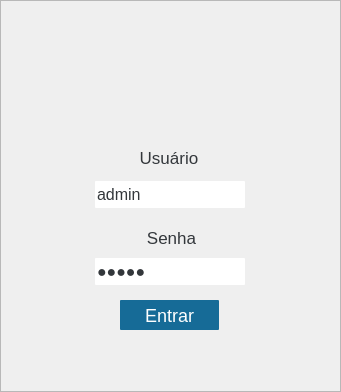
<?xml version="1.0" encoding="UTF-8"?>
<ui version="4.0">
 <class>MainWindow</class>
 <widget class="QMainWindow" name="MainWindow">
  <property name="geometry">
   <rect>
    <x>0</x>
    <y>0</y>
    <width>341</width>
    <height>392</height>
   </rect>
  </property>
  <property name="minimumSize">
   <size>
    <width>341</width>
    <height>392</height>
   </size>
  </property>
  <property name="maximumSize">
   <size>
    <width>341</width>
    <height>392</height>
   </size>
  </property>
  <property name="windowTitle">
   <string>MainWindow</string>
  </property>
  <property name="styleSheet">
   <string notr="true"/>
  </property>
  <widget class="QWidget" name="centralwidget">
   <layout class="QVBoxLayout" name="verticalLayout" stretch="0">
    <property name="spacing">
     <number>0</number>
    </property>
    <property name="leftMargin">
     <number>0</number>
    </property>
    <property name="topMargin">
     <number>0</number>
    </property>
    <property name="rightMargin">
     <number>0</number>
    </property>
    <property name="bottomMargin">
     <number>0</number>
    </property>
    <item>
     <widget class="QFrame" name="frame">
      <property name="styleSheet">
       <string notr="true">QLineEdit{
	border: 0px solid rgb(0, 0, 0);
	font-size: 12pt;
	color: rgb(51, 55, 59);
	border-radius: 1px;
	qproperty-alignment: AlignCenter;

}

QLabel {
    qproperty-alignment: AlignCenter;
    color: rgb(51, 55, 59);
	border: 0px;
	font-family: Segoe UI;
}

QPushButton {
    background-color: #166b97; /*#2ABf9E;*/
    padding: 3px;
	color: rgb(255, 255, 255);
    font-size: 18px;
	border-radius: 1px;
}</string>
      </property>
      <property name="frameShape">
       <enum>QFrame::StyledPanel</enum>
      </property>
      <property name="frameShadow">
       <enum>QFrame::Raised</enum>
      </property>
      <widget class="QLabel" name="label_3">
       <property name="geometry">
        <rect>
         <x>125</x>
         <y>34</y>
         <width>91</width>
         <height>91</height>
        </rect>
       </property>
       <property name="text">
        <string/>
       </property>
       <property name="pixmap">
        <pixmap>icons8-livro-aberto-70.png</pixmap>
       </property>
       <property name="scaledContents">
        <bool>true</bool>
       </property>
      </widget>
      <widget class="QLabel" name="label">
       <property name="geometry">
        <rect>
         <x>135</x>
         <y>150</y>
         <width>68</width>
         <height>16</height>
        </rect>
       </property>
       <property name="minimumSize">
        <size>
         <width>68</width>
         <height>0</height>
        </size>
       </property>
       <property name="font">
        <font>
         <family>Segoe UI</family>
         <pointsize>13</pointsize>
        </font>
       </property>
       <property name="text">
        <string>Usuário</string>
       </property>
       <property name="alignment">
        <set>Qt::AlignCenter</set>
       </property>
      </widget>
      <widget class="QLineEdit" name="txt_usuario">
       <property name="geometry">
        <rect>
         <x>95</x>
         <y>181</y>
         <width>150</width>
         <height>27</height>
        </rect>
       </property>
       <property name="minimumSize">
        <size>
         <width>150</width>
         <height>27</height>
        </size>
       </property>
       <property name="text">
        <string>admin</string>
       </property>
       <property name="echoMode">
        <enum>QLineEdit::Normal</enum>
       </property>
      </widget>
      <widget class="QLabel" name="label_2">
       <property name="geometry">
        <rect>
         <x>145</x>
         <y>230</y>
         <width>53</width>
         <height>16</height>
        </rect>
       </property>
       <property name="minimumSize">
        <size>
         <width>53</width>
         <height>0</height>
        </size>
       </property>
       <property name="font">
        <font>
         <family>Segoe UI</family>
         <pointsize>13</pointsize>
        </font>
       </property>
       <property name="text">
        <string>Senha</string>
       </property>
       <property name="alignment">
        <set>Qt::AlignCenter</set>
       </property>
      </widget>
      <widget class="QLineEdit" name="txt_senha">
       <property name="geometry">
        <rect>
         <x>95</x>
         <y>258</y>
         <width>150</width>
         <height>27</height>
        </rect>
       </property>
       <property name="minimumSize">
        <size>
         <width>150</width>
         <height>27</height>
        </size>
       </property>
       <property name="text">
        <string>admin</string>
       </property>
       <property name="echoMode">
        <enum>QLineEdit::Password</enum>
       </property>
       <property name="cursorPosition">
        <number>5</number>
       </property>
      </widget>
      <widget class="QPushButton" name="btn_login">
       <property name="geometry">
        <rect>
         <x>120</x>
         <y>300</y>
         <width>99</width>
         <height>30</height>
        </rect>
       </property>
       <property name="sizePolicy">
        <sizepolicy hsizetype="Minimum" vsizetype="Fixed">
         <horstretch>0</horstretch>
         <verstretch>0</verstretch>
        </sizepolicy>
       </property>
       <property name="minimumSize">
        <size>
         <width>99</width>
         <height>0</height>
        </size>
       </property>
       <property name="maximumSize">
        <size>
         <width>16777215</width>
         <height>30</height>
        </size>
       </property>
       <property name="text">
        <string>Entrar</string>
       </property>
      </widget>
      <widget class="QPushButton" name="mostraSenha">
       <property name="geometry">
        <rect>
         <x>215</x>
         <y>257</y>
         <width>30</width>
         <height>30</height>
        </rect>
       </property>
       <property name="styleSheet">
        <string notr="true">QPushButton{
	border: 0px;
	border-radius: 2px;
	background-color: rgba(0, 0, 0, 0);
}
QPushButton:hover{
	background-color: rgb(223, 223, 223);
}
QPushButton:pressed{
	background-color: rgb(199, 199, 199);
	border: 2px solid rgb(231, 231, 231);
}</string>
       </property>
       <property name="text">
        <string/>
       </property>
       <property name="icon">
        <iconset>
         <normaloff>../../../Documents/GitHub/C3PO-Robo-Distribuidor-Protocolo/PYQT/eye_hidden.png</normaloff>../../../Documents/GitHub/C3PO-Robo-Distribuidor-Protocolo/PYQT/eye_hidden.png</iconset>
       </property>
       <property name="iconSize">
        <size>
         <width>30</width>
         <height>30</height>
        </size>
       </property>
       <property name="checkable">
        <bool>true</bool>
       </property>
       <property name="checked">
        <bool>false</bool>
       </property>
       <property name="autoDefault">
        <bool>false</bool>
       </property>
       <property name="default">
        <bool>true</bool>
       </property>
       <property name="flat">
        <bool>true</bool>
       </property>
      </widget>
     </widget>
    </item>
   </layout>
  </widget>
 </widget>
 <resources/>
 <connections/>
</ui>
